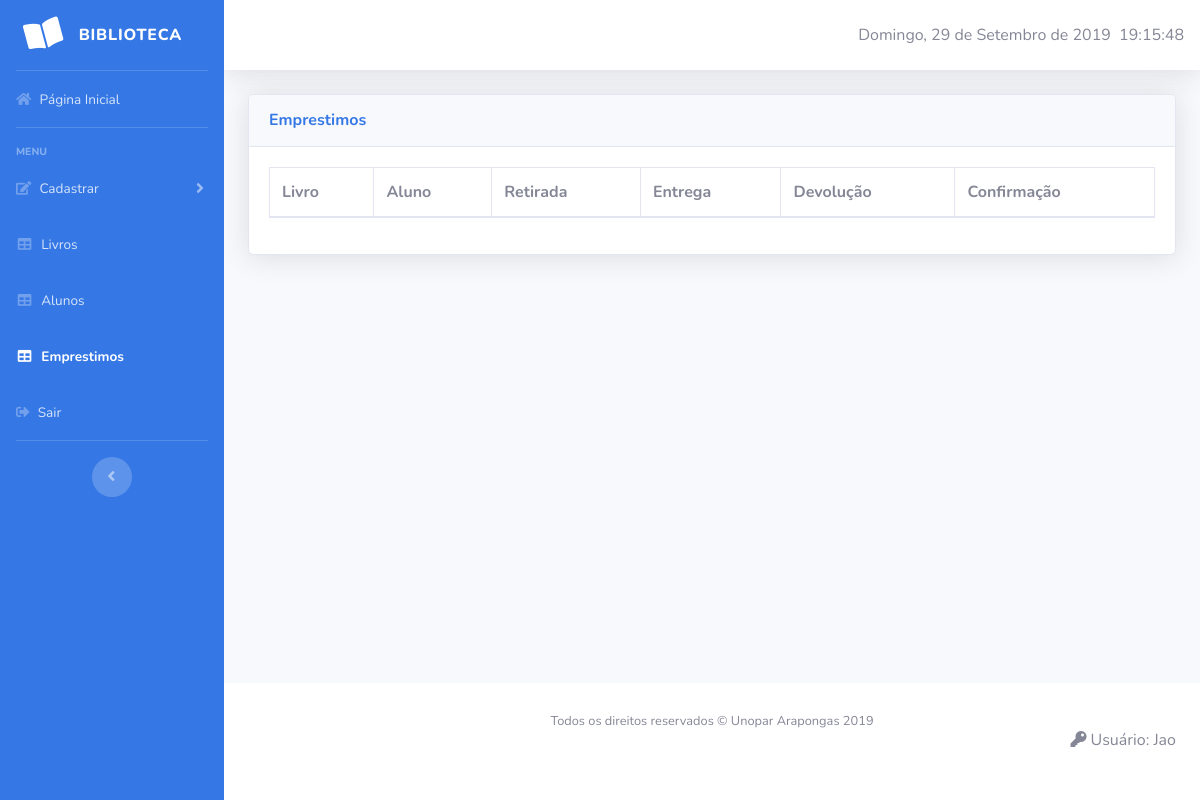
The page /view/interface_rel_emprestimo.php (signed in) on the database as committed earlier.
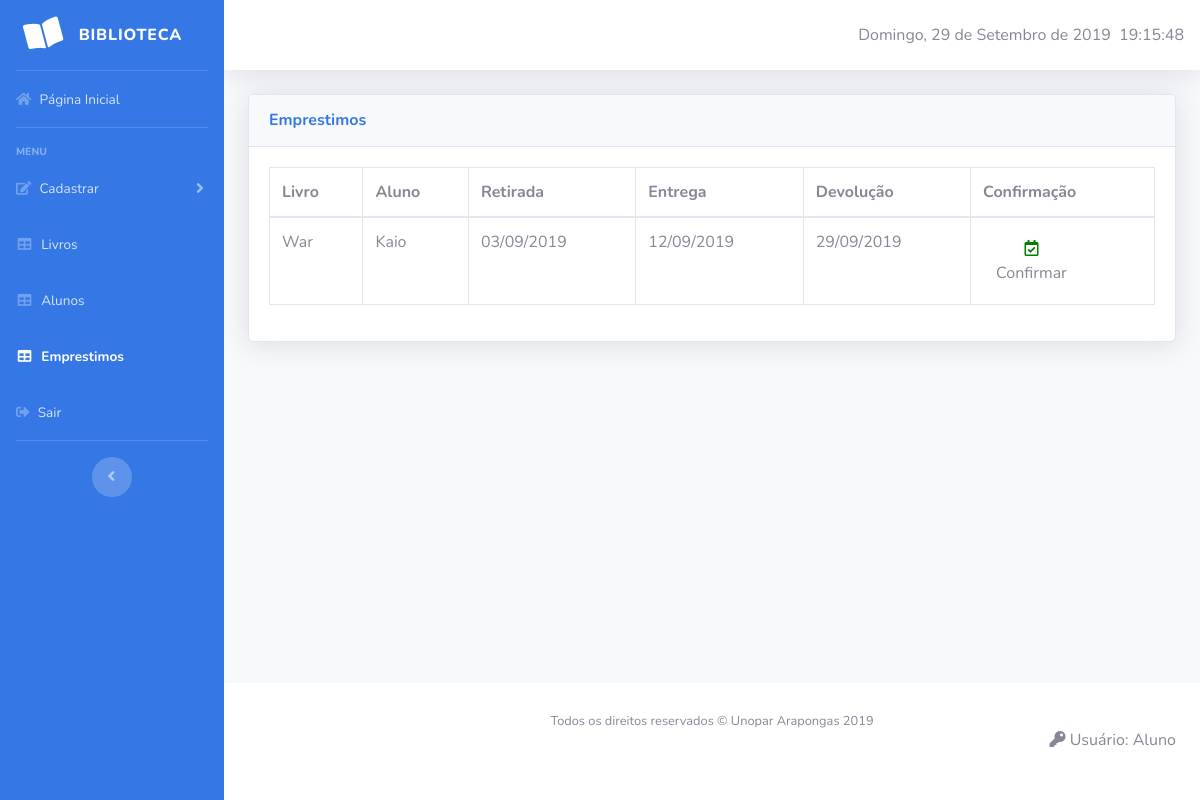
The same page on the database as committed later.
### tables this page shows
CREATE TABLE `emprestimo` (
  `id_emprestimo` int(5) NOT NULL,
  `id_livro` int(5) NOT NULL,
  `id_aluno` int(5) NOT NULL,
  `dt_retirada` date NOT NULL,
  `dt_entrega` date NOT NULL,
  `dt_devolucao` date NOT NULL
);

CREATE TABLE `livros` (
  `id_livro` int(5) NOT NULL,
  `isbn` varchar(20) NOT NULL,
  `titulo_livro` varchar(50) NOT NULL,
  `id_autor` int(5) NOT NULL,
  `id_editora` int(5) NOT NULL,
  `id_genero` int(5) NOT NULL,
  `qtd_disponivel` int(5) NOT NULL
);

CREATE TABLE `alunos` (
  `id_aluno` int(5) NOT NULL,
  `nome_aluno` varchar(40) NOT NULL,
  `sala_aluno` varchar(5) NOT NULL,
  `turma_aluno` varchar(5) NOT NULL,
  `ano_letivo` varchar(4) NOT NULL,
  `id_periodo` int(5) NOT NULL
);

### view/interface_rel_emprestimo.php (the view, shortened to what this page needs)
<?php include "../control/conexao_banco.php"; ?>
<!DOCTYPE html>
<html lang="en">
<head>
	<link href="../vendor/fontawesome-free/css/all.min.css" rel="stylesheet" type="text/css">
	<link href="../css/sb-admin-2.min.css" rel="stylesheet">
	<link href="../vendor/datatables/dataTables.bootstrap4.min.css" rel="stylesheet">
</head>
<body id="page-top">
	<div id="wrapper">
		<ul class="navbar-nav sidebar sidebar-dark accordion" id="accordionSidebar" style="background-color: #3578E5">
			<a class="sidebar-brand d-flex align-items-center justify-content-center" href="../home.php">
				<div class="sidebar-brand-icon rotate-n-15">
					<i class="fas fa-book-open"></i>
				</div>
				<div class="sidebar-brand-text mx-3">Biblioteca</div>
			</a>
			<hr class="sidebar-divider my-0">
			<li class="nav-item">
				<a class="nav-link" href="../home.php">
					<i class="fas fa-home"></i>
					<span>Página Inicial</span></a>
				</li>
				<hr class="sidebar-divider">
				<div class="sidebar-heading">
					Menu
				</div>
				<li class="nav-item">
					<a class="nav-link collapsed" href="#" data-toggle="collapse" data-target="#collapseTwo"
					aria-expanded="true" aria-controls="collapseTwo">
					<i class="fas fa-edit"></i>
					<span>Cadastrar</span>
				</a>
			</li>
			<li class="nav-item">
				<a class="nav-link" href="interface_rel_livro.php">
					<i class="fas fa-fw fa-table"></i>
					<span>Livros</span></a>
				</li>
				<li class="nav-item">
					<a class="nav-link" href="interface_rel_aluno.php">
						<i class="fas fa-fw fa-table"></i>
						<span>Alunos</span></a>
					</li>
					<li class="nav-item active">
						<a class="nav-link" href="interface_rel_emprestimo.php">
							<i class="fas fa-fw fa-table"></i>
							<span>Emprestimos</span></a>
						</li>
						<li class="nav-item">
							<a class="nav-link" href="../sair.php">
								<i class="fas fa-sign-out-alt"></i>
								<span>Sair</span></a>
							</li>
							<hr class="sidebar-divider d-none d-md-block">
							<div class="text-center d-none d-md-inline">
								<button class="rounded-circle border-0" id="sidebarToggle"></button>
							</div>
						</ul>
						<div id="content-wrapper" class="d-flex flex-column">
							<div id="content">
								<nav class="navbar navbar-expand navbar-light bg-white topbar mb-4 static-top shadow">
                <div id="demo"></div>
            </nav>
            <div class="container-fluid">
            	<div class="card shadow mb-4">
            		<div class="card-header py-3">
            			<h6 class="m-0 font-weight-bold" style="color: #3578E5;">Emprestimos</h6>
            		</div>
            		<div class="card-body">
            			<div class="table-responsive">
            				<table class="table table-bordered" id="dataTable" width="100%" cellspacing="0">
            					<thead>
            						<tr>
            							<th>Livro</th>
            							<th>Aluno</th>
            							<th>Retirada</th>
            							<th>Entrega</th>
            							<th>Devolução</th>
            							<th>Confirmação</th>
            						</tr>
            					</thead>
            					<tbody>
            						<?php
            						$sql=mysqli_query($conexao, "SELECT * FROM emprestimo JOIN livros ON emprestimo.id_livro = livros.id_livro JOIN alunos ON emprestimo.id_aluno = alunos.id_aluno WHERE id_emprestimo <> 0");
            						while($row = mysqli_fetch_array($sql)){ ?>
            							<tr>
            								<td><?php echo $row['titulo_livro'];?></td>
            								<td><?php echo $row['nome_aluno'];?></td>
            								<td><?php echo date('d/m/Y', strtotime($row['dt_retirada'])); ?></td>
            								<td><?php echo date('d/m/Y', strtotime($row['dt_entrega'])); ?></td>
            								<td><?php
            								if ($row['dt_devolucao'] == 0000-00-00){
            									echo "Não devolveu";
            								}else{
            									echo date('d/m/Y', strtotime($row['dt_devolucao']));
            								}
            								?></td>
            								<td><a href="#exampleModal<?php echo $row['id_emprestimo'];?>"data-toggle="modal">
            									<button class="btn" type="button" data-toggle="modal" data-target="#exampleModal"><i class="far fa-calendar-check" style="color: green;"> </i><br> Confirmar</button></a>
            								</td>
            							</tr>
            								</div>
            							</div>
            						</div>
            					</div>
            				<?php } ?>
            			</tbody>
            		</table>
            	</div>
            </div>
        </div>
    </div>
</div>
<footer class="sticky-footer bg-white">
	<div class="container my-auto">
		<div class="copyright text-center my-auto">
			<span>Todos os direitos reservados &copy; Unopar Arapongas 2019</span>
		</div>
		<p class="text-right"> <i class="fas fa-key"></i> Usuário: <?php echo $_SESSION['usuarioNome']?></p>
	</div>
</footer>
</div>
</div>
</body>
</html>

Rows that differ between the two databases and show on the page:
added emprestimo: id_livro.titulo_livro "War", id_aluno.nome_aluno "Kaio", dt_retirada "03/09/2019", dt_entrega "12/09/2019", dt_devolucao "29/09/2019"
Other text that changed with them:
$_SESSION['usuarioNome']: "Jao" → "Aluno"
